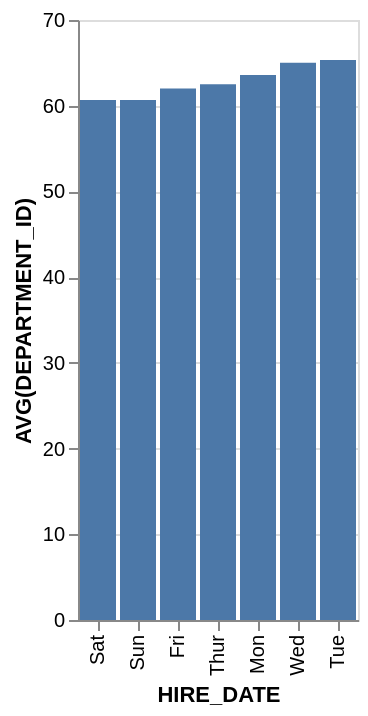

This figure's Vega-Lite source:
### Vega-Lite specification from a JSON file in a GitHub repository (floating-point values rounded to 4 significant figures)
{"data": {"values": [{"x_data": "Mon", "y_data": 63.57}, {"x_data": "Tue", "y_data": 65.33}, {"x_data": "Wed", "y_data": 65}, {"x_data": "Thur", "y_data": 62.5}, {"x_data": "Fri", "y_data": 62}, {"x_data": "Sat", "y_data": 60.67}, {"x_data": "Sun", "y_data": 60.67}]}, "mark": "bar", "encoding": {"x": {"field": "x_data", "type": "nominal", "title": "HIRE_DATE", "sort": {"op": "sum", "field": "y_data", "order": "ascending"}}, "y": {"field": "y_data", "type": "quantitative", "title": "AVG(DEPARTMENT_ID)"}}}
